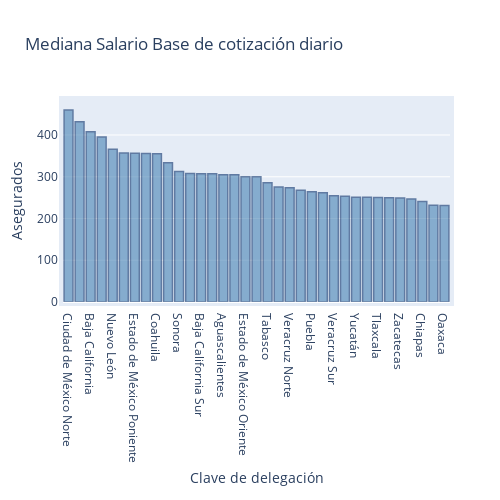

The notebook cell saved with this chart:
### Code cell
fig = go.Figure(
    data=go.Bar(y=dfinal['sbcd'], x=dfinal['delegacion']),
    layout=layout2
)

fig.update_traces(marker_color='SteelBlue', marker_line_color='rgb(8,48,107)',
                  marker_line_width=1.5, opacity=0.6)
fig.show()

### Figure 1 — Plotly figure (JSON) as saved in the notebook; plotly's stock layout.template omitted (floating-point values rounded to 4 significant figures)
{"data": [{"marker": {"color": "SteelBlue", "line": {"color": "rgb(8,48,107)", "width": 1.5}}, "opacity": 0.6, "type": "bar", "x": ["Ciudad de México Norte ", "Ciudad de México Sur ", "Baja California", "Querétaro", "Nuevo León", "Chihuahua", "Estado de México Poniente", "Tamaulipas", "Coahuila", "Campeche", "Sonora", "Quintana Roo", "Baja California Sur", "San Luis Potosí", "Aguascalientes", "Guanajuato", "Estado de México Oriente", "Jalisco", "Tabasco", "Morelos", "Veracruz Norte", "Durango", "Puebla", "Sinaloa", "Veracruz Sur", "Colima", "Yucatán", "Guerrero", "Tlaxcala", "Hidalgo", "Zacatecas", "Nayarit", "Chiapas", "Michoacán", "Oaxaca"], "y": [459.7, 431.8, 407.7, 395.1, 365.7, 357.2, 356.6, 356.0, 355, 333.3, 312.5, 308.0, 307.4, 307.3, 305.0, 305.0, 300.0, 300.0, 285.9, 275.8, 273.4, 267.5, 264.1, 262.0, 254.8, 253.4, 251.0, 250.8, 250.1, 249.6, 248.9, 246.5, 241.0, 231.6, 231.0]}], "layout": {"autosize": false, "height": 500, "margin": {"b": 100, "l": 50, "pad": 4, "r": 50, "t": 100}, "paper_bgcolor": "#FFFFFF", "title": {"text": "Mediana Salario Base de cotización diario"}, "width": 500, "xaxis": {"title": {"text": "Clave de delegación"}}, "yaxis": {"title": {"text": "Asegurados"}}}}
